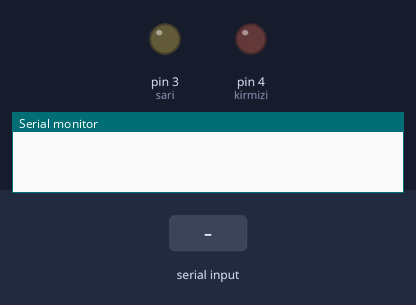
A sketch run on a simulated Arduino Uno, built with avr-gcc and run on an emulated ATmega328P. On the bench: output pins drawn as LEDs (lit = HIGH), the last lines printed to the serial monitor. Inputs (shaded band) come from the test bench.

Above: at 1.2 s.
1.3 s: "s" received over Serial
At 2.7 s:
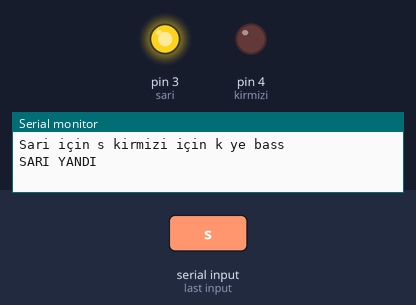
3.8 s: "k" received over Serial
At 7.0 s:
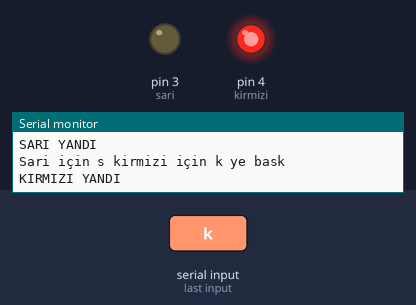
Timing chart, 0 to 10.8 s (numbered marks = the images above; inputs shaded):
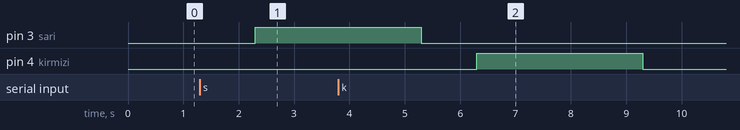

The sketch:

sketch_dec31a.ino
```cpp
String girilen="";
int sari=3;
int kirmizi=4;
void setup() {
  Serial.begin(9600);
  pinMode(sari,OUTPUT);
  pinMode(kirmizi,OUTPUT);

}

void loop() {
  if(Serial.available()){
    girilen=Serial.readString();
    Serial.print("Sari için s kirmizi için k ye bas");
    Serial.println(girilen);
    if(girilen=="s"){
      Serial.println("SARI YANDI");
      digitalWrite(sari,1);
      delay(3000);
      digitalWrite(sari,0);
    }
    if(girilen=="k"){
      Serial.println("KIRMIZI YANDI");
      digitalWrite(kirmizi,1);
      delay(3000);
      digitalWrite(kirmizi,0);
      }
    }


}
```

Measured:
- after the input at 1.3 s, pin 3 (sari): LOW → HIGH after 1.0 s
- after the input at 3.8 s, pin 4 (kirmizi): LOW → HIGH after 2.5 s, → LOW 3.0 s later
